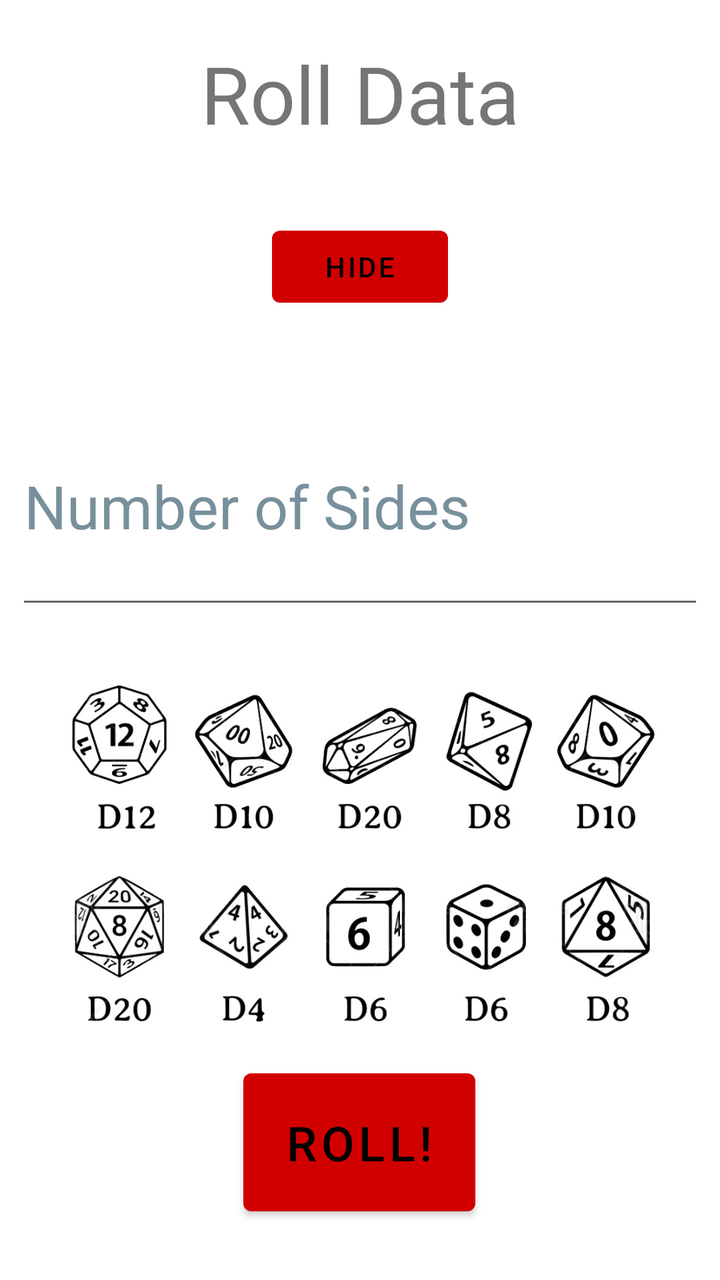
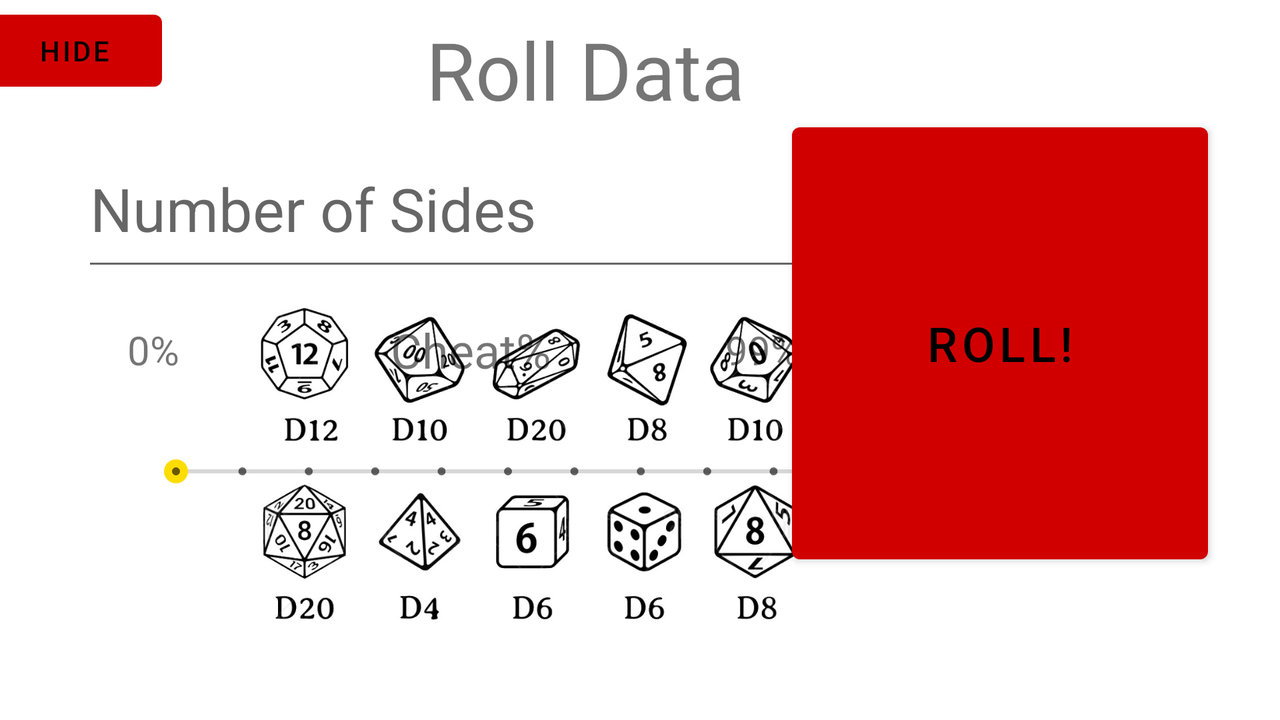

Two renders of one Android screen. The first uses the default layout on a phone; the second uses the alternative layout the repository ships for a different screen configuration, on a matching device. The two XML files are below.
<!-- AndroidManifest.xml: application theme Theme.DiceGames -->
<!-- res/layout/activity_main.xml -->
<?xml version="1.0" encoding="utf-8"?>
<androidx.constraintlayout.widget.ConstraintLayout xmlns:android="http://schemas.android.com/apk/res/android"
    xmlns:app="http://schemas.android.com/apk/res-auto"
    xmlns:tools="http://schemas.android.com/tools"
    android:id="@+id/roll_data_frame_layout"
    android:layout_width="match_parent"
    android:layout_height="match_parent"
    tools:context=".MainActivity">

    <TextView
        android:id="@+id/textView"
        android:layout_width="wrap_content"
        android:layout_height="wrap_content"
        android:layout_margin="20sp"
        android:text="@string/roll_data"
        android:textSize="40sp"
        app:layout_constraintEnd_toEndOf="parent"
        app:layout_constraintStart_toStartOf="parent"
        app:layout_constraintTop_toTopOf="parent" />

    <EditText
        android:id="@+id/editTextNumber"
        android:layout_width="344dp"
        android:layout_height="116dp"
        android:layout_marginTop="120dp"
        android:ems="10"
        android:hint="@string/roll_num_hint"
        android:imeOptions="actionDone"
        android:inputType="number"
        android:textColorHint="#78909C"
        android:textSize="30sp"
        app:layout_constraintEnd_toEndOf="parent"
        app:layout_constraintHorizontal_bias="0.492"
        app:layout_constraintStart_toStartOf="parent"
        app:layout_constraintTop_toBottomOf="@+id/textView"
        android:autofillHints="" />

    <Button
        android:id="@+id/to_rolling_button"
        android:layout_width="116dp"
        android:layout_height="81dp"
        android:text="@string/roll_exclamation"
        android:textSize="24sp"
        app:layout_constraintBottom_toBottomOf="parent"
        app:layout_constraintEnd_toEndOf="parent"
        app:layout_constraintHorizontal_bias="0.498"
        app:layout_constraintStart_toStartOf="parent"
        app:layout_constraintTop_toBottomOf="@+id/cheat_bar"
        app:layout_constraintVertical_bias="0.66" />

    <SeekBar
        android:id="@+id/cheat_bar"
        style="@style/Widget.AppCompat.SeekBar.Discrete"
        android:layout_width="309dp"
        android:layout_height="42dp"
        android:layout_marginTop="124dp"
        android:max="10"
        android:progress="0"
        app:layout_constraintEnd_toEndOf="parent"
        app:layout_constraintHorizontal_bias="0.411"
        app:layout_constraintStart_toStartOf="parent"
        app:layout_constraintTop_toBottomOf="@+id/editTextNumber" />

    <TextView
        android:id="@+id/zero_percent"
        android:layout_width="wrap_content"
        android:layout_height="wrap_content"
        android:layout_marginBottom="20dp"
        android:text="@string/_0"
        android:textColor="#A1887F"
        android:textSize="20sp"
        app:layout_constraintBottom_toTopOf="@+id/cheat_bar"
        app:layout_constraintEnd_toStartOf="@+id/to_rolling_button"
        app:layout_constraintHorizontal_bias="0.0"
        app:layout_constraintStart_toStartOf="@+id/cheat_bar"
        tools:ignore="TextContrastCheck,TextContrastCheck,TextContrastCheck" />

    <TextView
        android:id="@+id/ninetynine_percent"
        android:layout_width="57dp"
        android:layout_height="28dp"
        android:text="@string/_99"
        android:textSize="20sp"
        app:layout_constraintBottom_toBottomOf="@+id/zero_percent"
        app:layout_constraintEnd_toEndOf="parent"
        app:layout_constraintHorizontal_bias="0.894"
        app:layout_constraintStart_toStartOf="@+id/zero_percent"
        app:layout_constraintTop_toTopOf="@+id/zero_percent"
        app:layout_constraintVertical_bias="0.0" />

    <TextView
        android:id="@+id/cheat_percent"
        android:layout_width="wrap_content"
        android:layout_height="wrap_content"
        android:text="@string/cheat"
        android:textSize="24sp"
        app:layout_constraintBottom_toTopOf="@+id/cheat_bar"
        app:layout_constraintEnd_toStartOf="@+id/ninetynine_percent"
        app:layout_constraintStart_toEndOf="@+id/zero_percent"
        app:layout_constraintTop_toBottomOf="@+id/editTextNumber" />

    <Button
        android:id="@+id/hidden_bar"
        android:layout_width="wrap_content"
        android:layout_height="wrap_content"
        android:onClick="hideOrViewCheatBar"
        android:text="@string/hide"
        app:layout_constraintBottom_toTopOf="@+id/editTextNumber"
        app:layout_constraintEnd_toEndOf="@+id/textView"
        app:layout_constraintStart_toStartOf="@+id/textView"
        app:layout_constraintTop_toBottomOf="@+id/textView" />

    <ImageView
        android:id="@+id/imageView"
        android:layout_width="381dp"
        android:layout_height="190dp"
        android:layout_marginTop="256dp"
        android:contentDescription="@string/dice_image_text"
        app:layout_constraintEnd_toEndOf="parent"
        app:layout_constraintStart_toStartOf="parent"
        app:layout_constraintTop_toBottomOf="@+id/textView"
        app:srcCompat="@drawable/dice_image_wo_watermark" />

    <Button
        android:id="@+id/d_12_die_button"
        android:layout_width="55dp"
        android:layout_height="50dp"
        android:layout_marginEnd="284dp"
        android:layout_marginBottom="128dp"
        android:background="@android:color/transparent"
        android:contentDescription="@string/empty_string"
        app:layout_constraintBottom_toBottomOf="@+id/imageView"
        app:layout_constraintEnd_toEndOf="@+id/imageView"
        tools:ignore="SpeakableTextPresentCheck" />

    <Button
        android:id="@+id/d_10_die_button_percentile"
        android:layout_width="55dp"
        android:layout_height="50dp"
        android:layout_marginStart="16dp"
        android:background="@android:color/transparent"
        android:contentDescription="@string/empty_string"
        app:layout_constraintStart_toEndOf="@+id/d_12_die_button"
        app:layout_constraintTop_toTopOf="@+id/d_12_die_button"
        tools:ignore="SpeakableTextPresentCheck" />

    <Button
        android:id="@+id/d_20_die_button_long"
        android:layout_width="55dp"
        android:layout_height="50dp"
        android:layout_marginStart="68dp"
        android:background="@android:color/transparent"
        android:contentDescription="@string/empty_string"
        app:layout_constraintStart_toEndOf="@+id/d_12_die_button"
        app:layout_constraintTop_toTopOf="@+id/d_12_die_button"
        tools:ignore="SpeakableTextPresentCheck" />

    <Button
        android:id="@+id/d_8_die_button"
        android:layout_width="55dp"
        android:layout_height="50dp"
        android:layout_marginStart="132dp"
        android:background="@android:color/transparent"
        android:contentDescription="@string/empty_string"
        app:layout_constraintStart_toEndOf="@+id/d_12_die_button"
        app:layout_constraintTop_toTopOf="@+id/d_10_die_button_percentile"
        tools:ignore="SpeakableTextPresentCheck" />

    <Button
        android:id="@+id/d_10_die_button"
        android:layout_width="55dp"
        android:layout_height="50dp"
        android:layout_marginStart="192dp"
        android:background="@android:color/transparent"
        android:contentDescription="@string/empty_string"
        app:layout_constraintStart_toEndOf="@+id/d_12_die_button"
        app:layout_constraintTop_toTopOf="@+id/d_8_die_button"
        tools:ignore="SpeakableTextPresentCheck" />

    <Button
        android:id="@+id/d_20_die_button"
        android:layout_width="51dp"
        android:layout_height="61dp"
        android:layout_marginTop="40dp"
        android:background="@android:color/transparent"
        android:contentDescription="@string/empty_string"
        app:layout_constraintStart_toStartOf="@+id/d_12_die_button"
        app:layout_constraintTop_toBottomOf="@+id/d_12_die_button"
        tools:ignore="SpeakableTextPresentCheck" />

    <Button
        android:id="@+id/d_4_die_button"
        android:layout_width="51dp"
        android:layout_height="61dp"
        android:layout_marginStart="12dp"
        android:background="@android:color/transparent"
        android:contentDescription="@string/empty_string"
        app:layout_constraintStart_toEndOf="@+id/d_20_die_button"
        app:layout_constraintTop_toTopOf="@+id/d_20_die_button"
        tools:ignore="SpeakableTextPresentCheck" />

    <Button
        android:id="@+id/d_6_die_button_nums"
        android:layout_width="51dp"
        android:layout_height="61dp"
        android:layout_marginStart="72dp"
        android:background="@android:color/transparent"
        android:contentDescription="@string/empty_string"
        app:layout_constraintStart_toEndOf="@+id/d_20_die_button"
        app:layout_constraintTop_toTopOf="@+id/d_4_die_button"
        tools:ignore="SpeakableTextPresentCheck" />

    <Button
        android:id="@+id/d_6_die_button_dots"
        android:layout_width="48dp"
        android:layout_height="63dp"
        android:layout_marginStart="12dp"
        android:background="@android:color/transparent"
        android:contentDescription="@string/empty_string"
        app:layout_constraintStart_toEndOf="@+id/d_6_die_button_nums"
        app:layout_constraintTop_toTopOf="@+id/d_6_die_button_nums"
        tools:ignore="SpeakableTextPresentCheck" />

    <Button
        android:id="@+id/d_8_die_button_closer"
        android:layout_width="48dp"
        android:layout_height="63dp"
        android:layout_marginStart="72dp"
        android:background="@android:color/transparent"
        android:contentDescription="@string/empty_string"
        app:layout_constraintStart_toEndOf="@+id/d_6_die_button_nums"
        app:layout_constraintTop_toTopOf="@+id/d_6_die_button_dots"
        tools:ignore="SpeakableTextPresentCheck" />

</androidx.constraintlayout.widget.ConstraintLayout>
<!-- resources referenced by this layout -->
<resources>
  <!-- drawable dice_image_wo_watermark: jpg bitmap (drawable, 101553 bytes) -->
  <string name="_0">0%</string>
  <string name="_99">99%</string>
  <string name="cheat">Cheat%</string>
  <string name="dice_image_text">image of dice</string>
  <string name="empty_string" />
  <string name="hide">hide</string>
  <string name="roll_data">Roll Data</string>
  <string name="roll_exclamation">Roll!</string>
  <string name="roll_num_hint">Number of Sides</string>
  <style name="Theme.DiceGames" parent="Theme.MaterialComponents.Light.DarkActionBar">
          
          <item name="colorPrimary">@color/red</item>
          <item name="colorPrimaryVariant">@color/maroon</item>
          <item name="colorOnPrimary">@color/black</item>
          
          <item name="colorSecondary">@color/yellow</item>
          <item name="colorSecondaryVariant">@color/orange</item>
          <item name="colorOnSecondary">@color/white</item>
          
          <item name="android:statusBarColor">?attr/colorPrimary</item>
          
          <item name="android:textViewStyle">@style/fontStyle</item>
          <item name="android:editTextStyle">@style/fontStyle</item>
          <item name="android:button">@style/fontStyle</item>
      </style>
  <color name="red">#D10000</color>
  <color name="maroon">#7A0000</color>
  <color name="black">#FF000000</color>
  <color name="yellow">#FFDD00</color>
  <color name="orange">#FF5800</color>
  <color name="white">#FFFFFFFF</color>
  <style name="fontStyle" parent="android:Widget.TextView">
          <item name="fontFamily">@font/fondamento</item>
      </style>
</resources>
<!-- res/layout-land/activity_main.xml (the repository's variant of the layout above) -->
<!-- drawn on the phone turned sideways -->
<?xml version="1.0" encoding="utf-8"?>
<androidx.constraintlayout.widget.ConstraintLayout xmlns:android="http://schemas.android.com/apk/res/android"
    xmlns:app="http://schemas.android.com/apk/res-auto"
    xmlns:tools="http://schemas.android.com/tools"
    android:id="@+id/roll_data_frame_layout"
    android:layout_width="match_parent"
    android:layout_height="match_parent"
    tools:context=".MainActivity">

    <TextView
        android:id="@+id/textView"
        android:layout_width="wrap_content"
        android:layout_height="wrap_content"
        android:layout_marginTop="8dp"
        android:text="@string/roll_data"
        android:textSize="40sp"
        app:layout_constraintEnd_toEndOf="parent"
        app:layout_constraintHorizontal_bias="0.443"
        app:layout_constraintStart_toStartOf="parent"
        app:layout_constraintTop_toTopOf="parent" />

    <ImageView
        android:id="@+id/imageView"
        android:layout_width="363dp"
        android:layout_height="176dp"
        android:layout_marginStart="84dp"
        android:contentDescription="@string/dice_image_text"
        app:layout_constraintBottom_toBottomOf="parent"
        app:layout_constraintEnd_toStartOf="@+id/to_rolling_button"
        app:layout_constraintHorizontal_bias="0.03"
        app:layout_constraintStart_toStartOf="parent"
        app:layout_constraintTop_toBottomOf="@+id/editTextNumber"
        app:layout_constraintVertical_bias="0.031"
        app:srcCompat="@drawable/dice_image_wo_watermark" />

    <Button
        android:id="@+id/d_20_die_button"
        android:layout_width="54dp"
        android:layout_height="67dp"
        android:layout_marginStart="40dp"
        android:layout_marginTop="28dp"
        android:background="@android:color/transparent"
        android:contentDescription="@string/empty_string"
        app:layout_constraintStart_toStartOf="@+id/imageView"
        app:layout_constraintTop_toBottomOf="@+id/d_12_die_button"
        tools:ignore="SpeakableTextPresentCheck" />

    <Button
        android:id="@+id/d_6_die_button_dots"
        android:layout_width="48dp"
        android:layout_height="63dp"
        android:layout_marginStart="4dp"
        android:background="@android:color/transparent"
        android:contentDescription="@string/empty_string"
        app:layout_constraintStart_toEndOf="@+id/d_6_die_button_nums"
        app:layout_constraintTop_toTopOf="@+id/d_6_die_button_nums"
        tools:ignore="SpeakableTextPresentCheck" />

    <Button
        android:id="@+id/d_8_die_button_closer"
        android:layout_width="55dp"
        android:layout_height="64dp"
        android:layout_marginStart="56dp"
        android:background="@android:color/transparent"
        android:contentDescription="@string/empty_string"
        app:layout_constraintStart_toStartOf="@+id/d_6_die_button_dots"
        app:layout_constraintTop_toTopOf="@+id/d_6_die_button_dots"
        tools:ignore="SpeakableTextPresentCheck" />

    <Button
        android:id="@+id/d_12_die_button"
        android:layout_width="55dp"
        android:layout_height="50dp"
        android:layout_marginEnd="268dp"
        android:layout_marginBottom="116dp"
        android:background="@android:color/transparent"
        android:contentDescription="@string/empty_string"
        app:layout_constraintBottom_toBottomOf="@+id/imageView"
        app:layout_constraintEnd_toEndOf="@+id/imageView"
        tools:ignore="SpeakableTextPresentCheck" />

    <TextView
        android:id="@+id/zero_percent"
        android:layout_width="wrap_content"
        android:layout_height="wrap_content"
        android:layout_marginBottom="8dp"
        android:text="@string/_0"
        android:textSize="20sp"
        app:layout_constraintBottom_toTopOf="@+id/cheat_bar"
        app:layout_constraintEnd_toStartOf="@+id/to_rolling_button"
        app:layout_constraintHorizontal_bias="0.172"
        app:layout_constraintStart_toStartOf="parent" />

    <TextView
        android:id="@+id/cheat_percent"
        android:layout_width="wrap_content"
        android:layout_height="wrap_content"
        android:text="@string/cheat"
        android:textSize="24sp"
        app:layout_constraintBottom_toTopOf="@+id/cheat_bar"
        app:layout_constraintEnd_toStartOf="@+id/ninetynine_percent"
        app:layout_constraintHorizontal_bias="0.548"
        app:layout_constraintStart_toEndOf="@+id/zero_percent"
        app:layout_constraintTop_toBottomOf="@+id/editTextNumber"
        app:layout_constraintVertical_bias="0.772" />

    <SeekBar
        android:id="@+id/cheat_bar"
        style="@style/Widget.AppCompat.SeekBar.Discrete"
        android:layout_width="364dp"
        android:layout_height="79dp"
        android:layout_marginTop="56dp"
        android:max="10"
        android:progress="0"
        app:layout_constraintEnd_toEndOf="parent"
        app:layout_constraintHorizontal_bias="0.261"
        app:layout_constraintStart_toStartOf="parent"
        app:layout_constraintTop_toBottomOf="@+id/editTextNumber" />

    <Button
        android:id="@+id/d_10_die_button"
        android:layout_width="56dp"
        android:layout_height="67dp"
        android:layout_marginStart="176dp"
        android:layout_marginTop="4dp"
        android:background="@android:color/transparent"
        android:contentDescription="@string/empty_string"
        app:layout_constraintStart_toEndOf="@+id/d_12_die_button"
        app:layout_constraintTop_toTopOf="@+id/d_8_die_button"
        tools:ignore="SpeakableTextPresentCheck" />

    <Button
        android:id="@+id/d_4_die_button"
        android:layout_width="51dp"
        android:layout_height="61dp"
        android:layout_marginStart="8dp"
        android:background="@android:color/transparent"
        android:contentDescription="@string/empty_string"
        app:layout_constraintStart_toEndOf="@+id/d_20_die_button"
        app:layout_constraintTop_toTopOf="@+id/d_20_die_button"
        tools:ignore="SpeakableTextPresentCheck" />

    <Button
        android:id="@+id/d_20_die_button_long"
        android:layout_width="48dp"
        android:layout_height="56dp"
        android:layout_marginStart="64dp"
        android:background="@android:color/transparent"
        android:contentDescription="@string/empty_string"
        app:layout_constraintStart_toEndOf="@+id/d_12_die_button"
        app:layout_constraintTop_toTopOf="@+id/d_10_die_button_percentile"
        tools:ignore="SpeakableTextPresentCheck" />

    <Button
        android:id="@+id/d_10_die_button_percentile"
        android:layout_width="58dp"
        android:layout_height="49dp"
        android:layout_marginStart="56dp"
        android:layout_marginTop="12dp"
        android:background="@android:color/transparent"
        android:contentDescription="@string/empty_string"
        app:layout_constraintStart_toStartOf="@+id/d_12_die_button"
        app:layout_constraintTop_toTopOf="@+id/imageView"
        tools:ignore="SpeakableTextPresentCheck" />

    <Button
        android:id="@+id/d_8_die_button"
        android:layout_width="50dp"
        android:layout_height="69dp"
        android:layout_marginStart="64dp"
        android:layout_marginTop="4dp"
        android:background="@android:color/transparent"
        android:contentDescription="@string/empty_string"
        app:layout_constraintStart_toStartOf="@+id/cheat_percent"
        app:layout_constraintTop_toTopOf="@+id/imageView"
        tools:ignore="SpeakableTextPresentCheck" />

    <Button
        android:id="@+id/d_6_die_button_nums"
        android:layout_width="56dp"
        android:layout_height="64dp"
        android:layout_marginStart="60dp"
        android:background="@android:color/transparent"
        android:contentDescription="@string/empty_string"
        app:layout_constraintStart_toEndOf="@+id/d_20_die_button"
        app:layout_constraintTop_toTopOf="@+id/d_4_die_button"
        tools:ignore="SpeakableTextPresentCheck" />

    <TextView
        android:id="@+id/ninetynine_percent"
        android:layout_width="57dp"
        android:layout_height="28dp"
        android:text="@string/_99"
        android:textSize="20sp"
        app:layout_constraintBottom_toBottomOf="@+id/zero_percent"
        app:layout_constraintEnd_toEndOf="parent"
        app:layout_constraintHorizontal_bias="0.576"
        app:layout_constraintStart_toStartOf="@+id/zero_percent"
        app:layout_constraintTop_toTopOf="@+id/zero_percent"
        app:layout_constraintVertical_bias="0.0" />

    <Button
        android:id="@+id/hidden_bar2"
        android:layout_width="wrap_content"
        android:layout_height="wrap_content"
        android:layout_marginEnd="132dp"
        android:layout_marginBottom="16dp"
        android:onClick="hideOrViewCheatBar"
        android:text="@string/hide"
        app:layout_constraintBottom_toTopOf="@+id/editTextNumber"
        app:layout_constraintEnd_toStartOf="@+id/textView" />

    <EditText
        android:id="@+id/editTextNumber"
        android:layout_width="392dp"
        android:layout_height="75dp"
        android:layout_marginTop="4dp"
        android:autofillHints=""
        android:ems="10"
        android:hint="@string/roll_num_hint"
        android:imeOptions="actionDone"
        android:inputType="number"
        android:textSize="30sp"
        app:layout_constraintEnd_toEndOf="parent"
        app:layout_constraintHorizontal_bias="0.165"
        app:layout_constraintStart_toStartOf="parent"
        app:layout_constraintTop_toBottomOf="@+id/textView" />

    <Button
        android:id="@+id/to_rolling_button"
        android:layout_width="208dp"
        android:layout_height="228dp"
        android:text="@string/roll_exclamation"
        android:textSize="24sp"
        app:layout_constraintBottom_toBottomOf="parent"
        app:layout_constraintEnd_toEndOf="parent"
        app:layout_constraintHorizontal_bias="0.917"
        app:layout_constraintStart_toStartOf="parent"
        app:layout_constraintTop_toTopOf="parent"
        app:layout_constraintVertical_bias="0.437" />

</androidx.constraintlayout.widget.ConstraintLayout>
